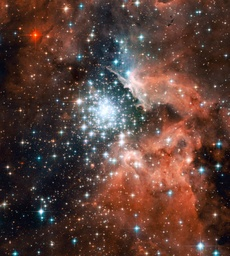
#> input picture ProbSets/Comp/ProbSet3/hubble.jpg, 230 x 256 px, shrunk from 1041 x 1158 before the run
$ jupyter execute --allow-errors ProbSet3.ipynb   (older library calls are emulated)
#> lines starting #> are read from the running program, lines starting #| are printed output that depends on the picture
# QR Decomposition Problem Set

Problem 1

[cell 1]
import numpy as np
import scipy
import scipy.linalg


def qrdecomp(A):
    m,n=np.shape(A)
    Q=np.copy(A)
    Q=Q.astype(float)
    R=np.zeros([n,n])
    for i in range(n):
        R[i,i]=scipy.linalg.norm(Q[:,i])
        Q[:,i]=Q[:,i]/R[i,i]
        for j in range(i+1,n):
            R[i,j]= np.sum(Q[:,j]*Q[:,i])
            Q[:,j]= Q[:,j] - R[i,j]*Q[:,i]
    return Q,R

# A=np.random.random((3,3))
A=np.array([1,1,0,1,0,1,0,1,1]).reshape(3,3)
Q,R=qrdecomp(A)
X,Y=scipy.linalg.qr(A, mode='economic')
print("R is upper triangular: ", np.allclose(np.triu(R),R))
print("Q is orthonormal: ",np.allclose((Q.T)@Q, np.identity(3)))
print("QR=A holds: ",np.allclose(Q@R,A))

Problem 2

[cell 2]
import numpy as np
import scipy.linalg


def qrdecomp(A):
    m,n=np.shape(A)
    Q=np.copy(A)
    Q=Q.astype(float)
    R=np.zeros([n,n])
    for i in range(n):
        R[i,i]=scipy.linalg.norm(Q[:,i])
        Q[:,i]= (Q[:,i])/R[i,i]
        for j in range(i+1,n):
            R[i,j]= np.sum(Q[:,j]*(Q[:,i]))
            Q[:,j]= Q[:,j] - R[i,j]*Q[:,i]
    return Q,R

def det(A):
    Q,R=qrdecomp(A)
    det=np.product(np.diag(R))
    return det

A=np.array([1,1,0,1,0,1,0,1,1]).reshape(3,3)
x=np.abs(det(A))
y=np.abs(scipy.linalg.det(A))
print('difference in absolute value of determinants by the two methods: ', x-y)

Problem 3

[cell 3]
import numpy as np
import scipy.linalg


def qrdecomp(A):
    m,n=np.shape(A)
    Q=np.copy(A)
    Q=Q.astype(float)
    R=np.zeros([n,n])
    for i in range(n):
        R[i,i]=scipy.linalg.norm(Q[:,i])
        Q[:,i]= (Q[:,i])/R[i,i]
        for j in range(i+1,n):
            R[i,j]= np.sum(Q[:,j]*(Q[:,i]))
            Q[:,j]= Q[:,j] - R[i,j]*Q[:,i]
    return Q,R


def linsys(A,b):
    Q,R=qrdecomp(A)
    y= (Q.T)@b.reshape(-1,1)
    x=linear(R,y)
    return x

def linear(R,y):
    n=len(y)
    x=np.empty(n).reshape(-1,1)
    x[n-1]=(1/R[n-1,n-1])*y[n-1]
    for j in range(n-2,-1,-1):
        sum=np.array([])
        for i in range(j+1, n):
            sum=np.append(sum, R[j,i]*x[i])
            sum=np.sum(sum)
        x[j]= ((1/R[j,j])*(y[j]- sum))
    return x

A=np.array([2,3,4,9,-4,30,1,1,-1]).reshape(3,3)
b=np.array([38,161,2])

linsys(A,b)

Problem 4

[cell 4]
import numpy as np
import scipy.linalg


def householder(A):
    m,n=np.shape(A)
    R=np.copy(A)
    R=R.astype(float)
    Q=np.identity(m)
    for k in range(n):
        u=np.copy(R[k:,k])
        u=u.astype(float)
        u[0]=u[0]+sign(u[0])*scipy.linalg.norm(u)
        u=u/scipy.linalg.norm(u)
        R[k:,k:]=R[k:,k:]-2*np.outer(u, np.array((np.matrix(u)@ np.matrix(R[k:,k:]))))
        Q[k:,:]=Q[k:,:]-2*np.outer(u, np.array((np.matrix(u)@np.matrix(Q[k:,:]))))
    return Q.T, R

def sign(x):
    sign=1 if x >=0 else -1
    return sign

A=np.random.random((5,3))
Q,R=householder(A)
print(A.shape, Q.shape, R.shape)
L,M = scipy.linalg.qr(A)
print(A.shape, L.shape, R.shape)
np.allclose(Q@R,L@M)

Problem 5

[cell 5]
import numpy as np
import scipy.linalg

def hessenberg(A):
    m,n = np.shape(A)
    H = np.copy(A)
    H= H.astype(float)
    Q=np.identity(m)
    for k in range(n-2):
        u=np.copy(H[k+1:, k])
        u=u.astype(float)
        u[0]=u[0]+sign(u[0])*scipy.linalg.norm(u)
        u=u/scipy.linalg.norm(u)
        H[k+1:,k:] = H[k+1:,k:]-2*np.outer(u, np.array(np.matrix(u)@np.matrix(H[k+1:, k:])))
        H[:,k+1:] = H[:, k+1:] - 2*np.outer(np.array(np.matrix(H[:,k+1:]@np.matrix(u).T)), u)
        Q[k+1:,:] = Q[k+1:,:]- 2*np.outer(u, np.array(np.matrix(u)@np.matrix(Q[k+1:,:])))
    return H,Q.T

def sign(x):
    sign=1 if x >=0 else -1
    return sign

A=np.random.random((8,8))
H,Q=scipy.linalg.hessenberg(A, calc_q=True)
L,M=hessenberg(A)
print(np.allclose(np.triu(L,-1),L))
print(np.allclose(M@L@M.T, A))
print(np.allclose(Q@H@Q.T,M@L@M.T))

# Least Squares and Eigenvalues Problem Set

Problem 1

[cell 6]
import numpy as np
import scipy.linalg


def qrdecomp(A):
    m,n=np.shape(A)
    Q=np.copy(A)
    Q=Q.astype(float)
    R=np.zeros([n,n])
    for i in range(n):
        R[i,i]=scipy.linalg.norm(Q[:,i])
        Q[:,i]= (Q[:,i])/R[i,i]
        for j in range(i+1,n):
            R[i,j]= np.sum(Q[:,j]*(Q[:,i]))
            Q[:,j]= Q[:,j] - R[i,j]*Q[:,i]
    return Q,R


def linsys(A,b):
    Q,R=qrdecomp(A)
    y= (Q.T)@b.reshape(-1,1)
    x=linear(R,y)
    return x

def linear(R,y):
    n=len(y)
    x=np.empty(n).reshape(-1,1)
    x[n-1]=(1/R[n-1,n-1])*y[n-1]
    for j in range(n-2,-1,-1):
        sum=np.array([])
        for i in range(j+1, n):
            sum=np.append(sum, R[j,i]*x[i])
            sum=np.sum(sum)
        x[j]= ((1/R[j,j])*(y[j]- sum))
    return x

A=np.array([2,1,6,1,20,1,30,1,40,1]).reshape(-1,2)
b=np.array([20,18,10,6,2])

print('The Least Squares Solution is: ')
print(linsys(A,b))

Problem 2

[cell 7]
import numpy as np
import scipy.linalg
import matplotlib.pyplot as plt

#> (the rest of this cell did not finish here and is left out)

Problem 3

[cell 8]
import numpy as np
import scipy.linalg
import scipy.stats
import matplotlib.pyplot as plt

#> (the rest of this cell did not finish here and is left out)

Problem 4

[cell 9]
import numpy as np
import scipy.linalg
import scipy.stats
import matplotlib.pyplot as plt

# [8 lines left out: function plotellipse, not called in this run]

#> (the rest of this cell did not finish here and is left out)

Problem 5

[cell 10]
import numpy as np
import scipy.linalg
import scipy.stats
import matplotlib.pyplot as plt


def eigen(A,N):
#> called with N = 1000
    m,n = np.shape(A)
    x=[None]*(N+1)
    x[0]=np.random.random(n)
    x[0]=x[0]
    x[0]=x[0]/scipy.linalg.norm(x[0])
    for k in range(N):
        matrix=(np.matrix(A)@(np.matrix(x[k]).T)).T
        x[k+1]=np.asarray(matrix).reshape(-1)
        x[k+1]=x[k+1]/scipy.linalg.norm(x[k+1])
    eigenvalue=np.float((np.matrix(x[N]))@(np.matrix(A))@(np.matrix(x[N]).T))
    return eigenvalue,x[N]

A=np.random.random((20,20))
eigenvalue, eigenvector=eigen(A,1000)
print('Whether Ax=lambda*x holds: ', np.allclose(A@eigenvector,eigenvalue*eigenvector))

eigs,vecs=scipy.linalg.eig(A)
loc=np.argmax(eigs)
lamb,x=eigs[loc], vecs[:,loc]
print('Whether eigenvalues calculated from both methods match: ', np.allclose(eigenvalue, lamb))
print('Whether eigenvectors calculated from both methods match: ', np.allclose(eigenvector, np.asarray(x).reshape(-1)))

Problem 6

[cell 11]
import cmath
import numpy as np
import scipy.linalg
import scipy.stats
import matplotlib.pyplot as plt

tol=1**(-1000)

def qr(A,N):
#> called with A = array of shape (4, 4), N = 20000
    m,n=np.shape(A)
#     S= scipy.linalg.hessenberg(A)
    S=hessenberg(A)[0]
    for k in range(N):
        Q,R=qrdecomp(S)
#         Q,R=scipy.linalg.qr(S)
        S=R@Q
    eigs=[]
    i=0
    while i < n:
        if S[i,i]==S[-1,-1] or np.abs(S[i+1,i]) < tol:
            eigs.append(S[i,i])
        else:
            a=S[i,i]
            d=S[i+1,i+1]
            b=S[i,i+1]
            c=S[i+1,i]
            eig1=((a+d)+cmath.sqrt(((a+d)**2)-4*(a*d-b*c)))/2
            eig2=eig1.conjugate()
#             eig2=((a+d)-cmath.sqrt(((a+d)**2)-4*(a*d-b*c)))/2
            eigs.append(eig1)
            eigs.append(eig2)
            i=i+1
        i=i+1
    return eigs

def hessenberg(A):
    m,n = np.shape(A)
    H = np.copy(A)
    H= H.astype(float)
    Q=np.identity(m)
    for k in range(n-2):
        u=np.copy(H[k+1:, k])
        u=u.astype(float)
        u[0]=u[0]+sign(u[0])*scipy.linalg.norm(u)
        u=u/scipy.linalg.norm(u)
        H[k+1:,k:] = H[k+1:,k:]-2*np.outer(u, np.array(np.matrix(u)@np.matrix(H[k+1:, k:])))
        H[:,k+1:] = H[:, k+1:] - 2*np.outer(np.array(np.matrix(H[:,k+1:]@np.matrix(u).T)), u)
        Q[k+1:,:] = Q[k+1:,:]- 2*np.outer(u, np.array(np.matrix(u)@np.matrix(Q[k+1:,:])))
    return H,Q.T

def sign(x):
    sign=1 if x >=0 else -1
    return sign


def qrdecomp(A):
    m,n=np.shape(A)
    Q=np.copy(A)
    Q=Q.astype(float)
    R=np.zeros([n,n])
    for i in range(n):
        R[i,i]=scipy.linalg.norm(Q[:,i])
        Q[:,i]= (Q[:,i])/R[i,i]
        for j in range(i+1,n):
            R[i,j]= np.sum(Q[:,j]*(Q[:,i]))
            Q[:,j]= Q[:,j] - R[i,j]*Q[:,i]
    return Q,R


B=np.random.random((4,4))
BT=B.T
# print(B,BT)
A=B+BT
N=20000
eigenval=qr(A,N)
eigs, vecs=scipy.linalg.eig(A)
print(eigenval)
print(eigs)

# SVD Image Compress Problem Set

Problem 1

[cell 12]
import cmath
import numpy as np
import scipy.linalg
import scipy.stats
import matplotlib.pyplot as plt

def compact_svd(A,tol):
#> called with A = array of shape (5, 5), tol = 1e-12
    AH=A.conj().T
    eigs,vecs=scipy.linalg.eig(AH@A)
    print(vecs)
    sigma=np.sqrt(eigs)
    indices=np.argsort(-sigma)
    sigmasorted=sigma[indices]
    vecsorted=np.empty((np.shape(vecs)))
    for count, value in enumerate(indices):
        vecsorted[:,count]=vecs[:,value]
    sigma=sigmasorted
    vecs=vecsorted
    r=np.count_nonzero(sigma)
    sigma1=sigma[:r]
    V1=vecs[:,:r]
    row,column=np.shape(V1)
    U1=np.zeros((row,column))
    for i in range(column):
          U1[:,i]=(1/sigma1[i])*np.asarray((np.matrix(A)@(np.matrix(V1[:,i]).T))).reshape(-1)
    return U1,sigma1,V1.conj().T

A=np.random.random((5,5))
tol=10**(-12)
U1,sigma1,VH= compact_svd(A,tol)

print('Whether U is orthonormal holds: ', np.allclose((U1.T)@U1, np.identity(5)))
print('Whether U*sigma*VH=A holds: ', np.allclose(U1@np.diag(sigma1)@VH,A))
print('Whether rank is correct: ', np.linalg.matrix_rank(A)==len(sigma1))

Problem 2

[cell 13]
import cmath
import numpy as np
import scipy.linalg
import scipy.stats
import matplotlib.pyplot as plt

def func(A):
    theta=np.linspace(0,2*np.pi,200)
    x=np.cos(theta)
    y=np.sin(theta)
    E=np.array([1,0,0,0,0,1]).reshape(2,3)
    S=np.empty((2,len(y)))
    S[0,:]=x
    S[1,:]=y
    fig,ax=plt.subplots(2,2)
    ax[0,0].plot(S[0,:], S[1,:], '.')
    ax[0,0].plot(E[0,:], E[1,:], '-')
    U,sigma,VH=scipy.linalg.svd(A, full_matrices=True)
    sigma=sigma*np.eye(2)
    VHS=VH@S
    VHE=VH@E
    ax[0,1].plot(VHS[0,:], VHS[1,:], '.')
    ax[0,1].plot(VHE[0,:], VHE[1,:], '-')
    sigmaVHS=sigma@VH@S
    sigmaVHE=sigma@VH@E
    ax[1,0].plot(sigmaVHS[0,:], sigmaVHS[1,:], '.')
    ax[1,0].plot(sigmaVHE[0,:], sigmaVHE[1,:], '-')
    UsigmaVHS=U@sigma@VH@S
    UsigmaVHE=U@sigma@VH@E
    ax[1,1].plot(UsigmaVHS[0,:], UsigmaVHS[1,:], '.')
    ax[1,1].plot(UsigmaVHE[0,:], UsigmaVHE[1,:], '-')
    plt.axis('equal')
    plt.tight_layout()
    return plt.show()
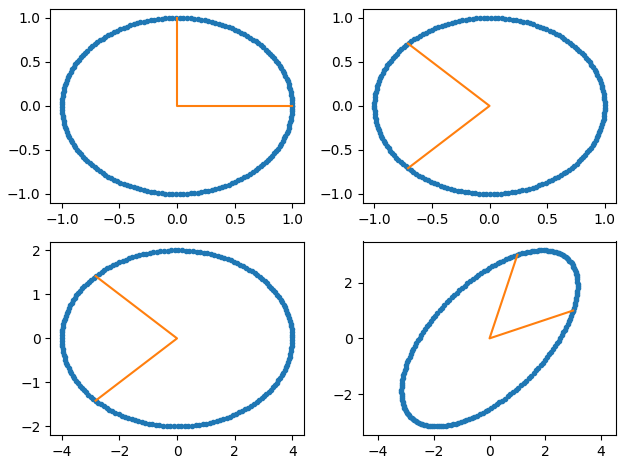
#> figure drawn by matplotlib, 4 panels


A=np.array([3,1,1,3]).reshape(2,2)
func(A)

Problem 3

[cell 14]
import cmath
import numpy as np
import scipy.linalg
import scipy.stats
import matplotlib.pyplot as plt

def approximation(A,s):
    U,sigma,VH=scipy.linalg.svd(A, full_matrices=False)
    U_hat=U[:,:s]
    sigma_hat=sigma[:s]*np.eye(len(sigma[:s]))
    VH_hat=VH[:s, :]
    A_hat=U_hat@sigma_hat@VH_hat
    return U_hat, sigma_hat, VH_hat

A=np.random.random((20,20))
s=4
U_hat, sigma_hat, VH_hat=approximation(A,s)

size1=np.size(U_hat)
size2=np.size(VH_hat)
size3=np.size(np.diag(sigma_hat))
size=size1+size2+size3
print(size)
print('There is an error because s>rank(A): ', s>np.linalg.matrix_rank(A))

Problem 4

[cell 15]
import cmath
import numpy as np
import scipy.linalg
import scipy.stats
import matplotlib.pyplot as plt

def func(A,epsilon):
    U,sigma,VH=scipy.linalg.svd(A, full_matrices=False)
    sigma=sigma[np.argsort(-sigma)]
    sigma_hat=sigma[np.where(sigma<epsilon)]
    sigma_hat=sigma_hat[:-1]
    sigma_hat=sigma_hat[:s]*np.eye(len(sigma_hat[:s]))
    U_hat=U[:,:s]
    VH_hat=VH[:s, :]
    A_hat=U_hat@sigma_hat@VH_hat
    return U_hat, sigma_hat, VH_hat

A=np.random.random((15,15))
U,sig,V=func(A,3)

size1=np.size(U)
size2=np.size(V)
size3=np.size(np.diag(sig))
size=size1+size2+size3
print(size)
print('There is an error because s>rank(A): ', s>np.linalg.matrix_rank(A))

Problem 5

[cell 16]
import cmath
import numpy as np
import scipy.linalg
import scipy.stats
import matplotlib.pyplot as plt

def function(file,s):
#> called with file = 'hubble.jpg', s = 20
    image=plt.imread(file)/255
    R=image[:,:,0]
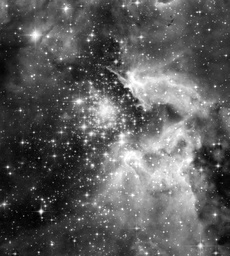
#> R: shape (256, 230) float64; min 0, max 1, mean 0.36
    G=image[:,:,1]
    B=image[:,:,2]
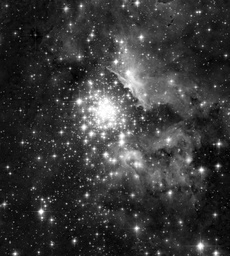
#> B: shape (256, 230) float64; min 0, max 1, mean 0.222
    R_hat=approximation(R,s)
    R_hat=np.clip(R_hat, 0,1)
    G_hat=approximation(G,s)
    G_hat=np.clip(G_hat, 0,1)
    B_hat=approximation(B,s)
    B_hat=np.clip(B_hat, 0,1)
    image_hat=np.dstack((R_hat,G_hat,B_hat))
    plt.subplot(121)
    plt.imshow(image)
    plt.title('Original Image')
    plt.axis('off')
    plt.subplot(122)
    plt.imshow(image_hat)
    plt.title('Image with Rank 20 approximation')
    plt.axis("off")
    plt.tight_layout()
    plt.show()

def approximation(A,s):
#> called with s = 20
    U,sigma,VH=scipy.linalg.svd(A, full_matrices=False)
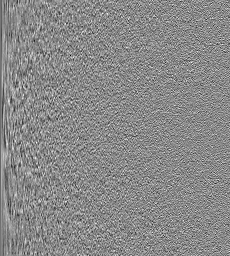
#> U: shape (256, 230) float64; min -0.31, max 0.265, mean -0.000324; drawn with min black and max white
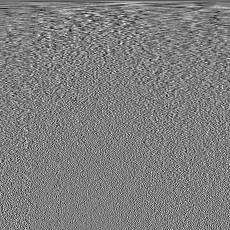
#> VH: shape (230, 230) float64; min -0.289, max 0.291, mean -0.000412; drawn with min black and max white
#> sigma = 230 values, max 95.65 at index 0, min 0.022 at index 229, mean 1.56
    U_hat=U[:,:s]
    sigma_hat=sigma[:s]*np.eye(len(sigma[:s]))
    VH_hat=VH[:s, :]
    A_hat=U_hat@sigma_hat@VH_hat
    return A_hat

function("hubble.jpg",20)
#> call 2 of approximation, with s = 20
#> in approximation (call 2), `U,sigma,VH=scipy.linalg.svd(A, full_matrices=False)`:
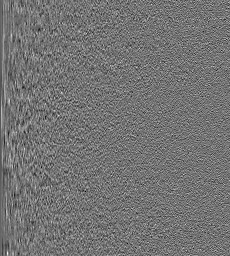
#> U: shape (256, 230) float64; min -0.313, max 0.376, mean -0.000381; drawn with min black and max white
#> in approximation (call 2), `U,sigma,VH=scipy.linalg.svd(A, full_matrices=False)`:
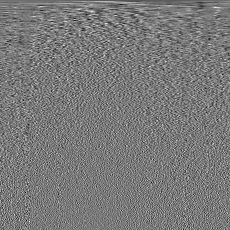
#> VH: shape (230, 230) float64; min -0.335, max 0.365, mean -0.000368; drawn with min black and max white
#> in approximation (call 2), `U,sigma,VH=scipy.linalg.svd(A, full_matrices=False)`: sigma = 230 values, max 68.26 at index 0, min 0.021 at index 229, mean 1.35
#> in approximation (call 2), `A_hat=U_hat@sigma_hat@VH_hat`:
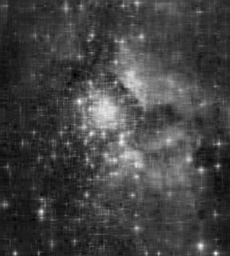
#> A_hat: shape (256, 230) float64; min -0.0603, max 1.12, mean 0.252; drawn with min black and max white
#> call 3 of approximation, with s = 20
#> in approximation (call 3), `U,sigma,VH=scipy.linalg.svd(A, full_matrices=False)`:
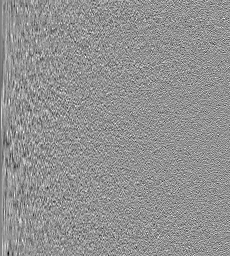
#> U: shape (256, 230) float64; min -0.37, max 0.275, mean -0.000268; drawn with min black and max white
#> in approximation (call 3), `U,sigma,VH=scipy.linalg.svd(A, full_matrices=False)`:
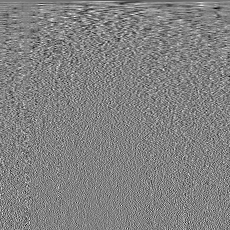
#> VH: shape (230, 230) float64; min -0.321, max 0.308, mean -0.000259; drawn with min black and max white
#> in approximation (call 3), `U,sigma,VH=scipy.linalg.svd(A, full_matrices=False)`: sigma = 230 values, max 62.13 at index 0, min 0.0216 at index 229, mean 1.34
#> (the rest of the program and of its run is left out)
